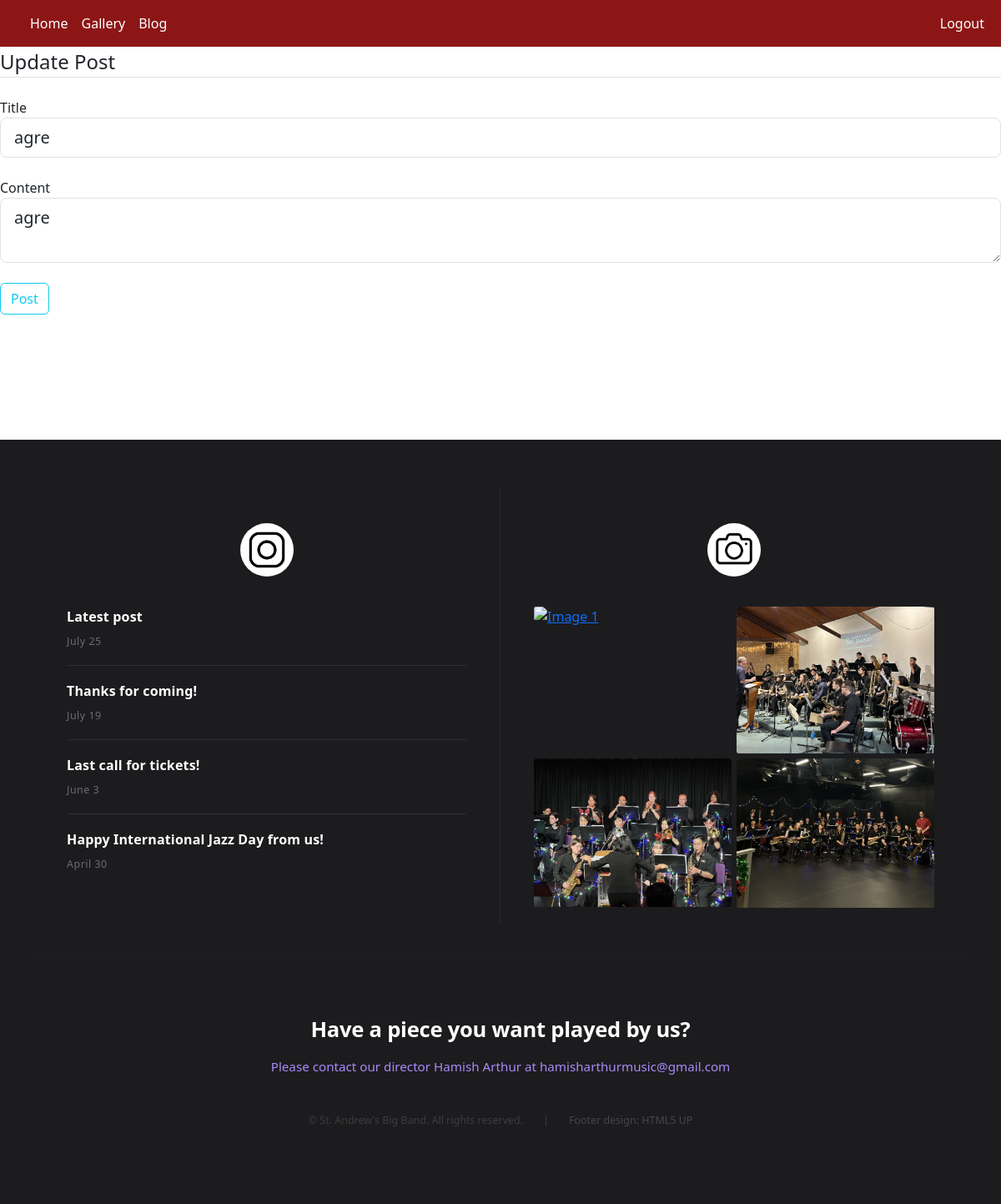
/update-post/5 (signed in), run on an earlier commit of the app's database.
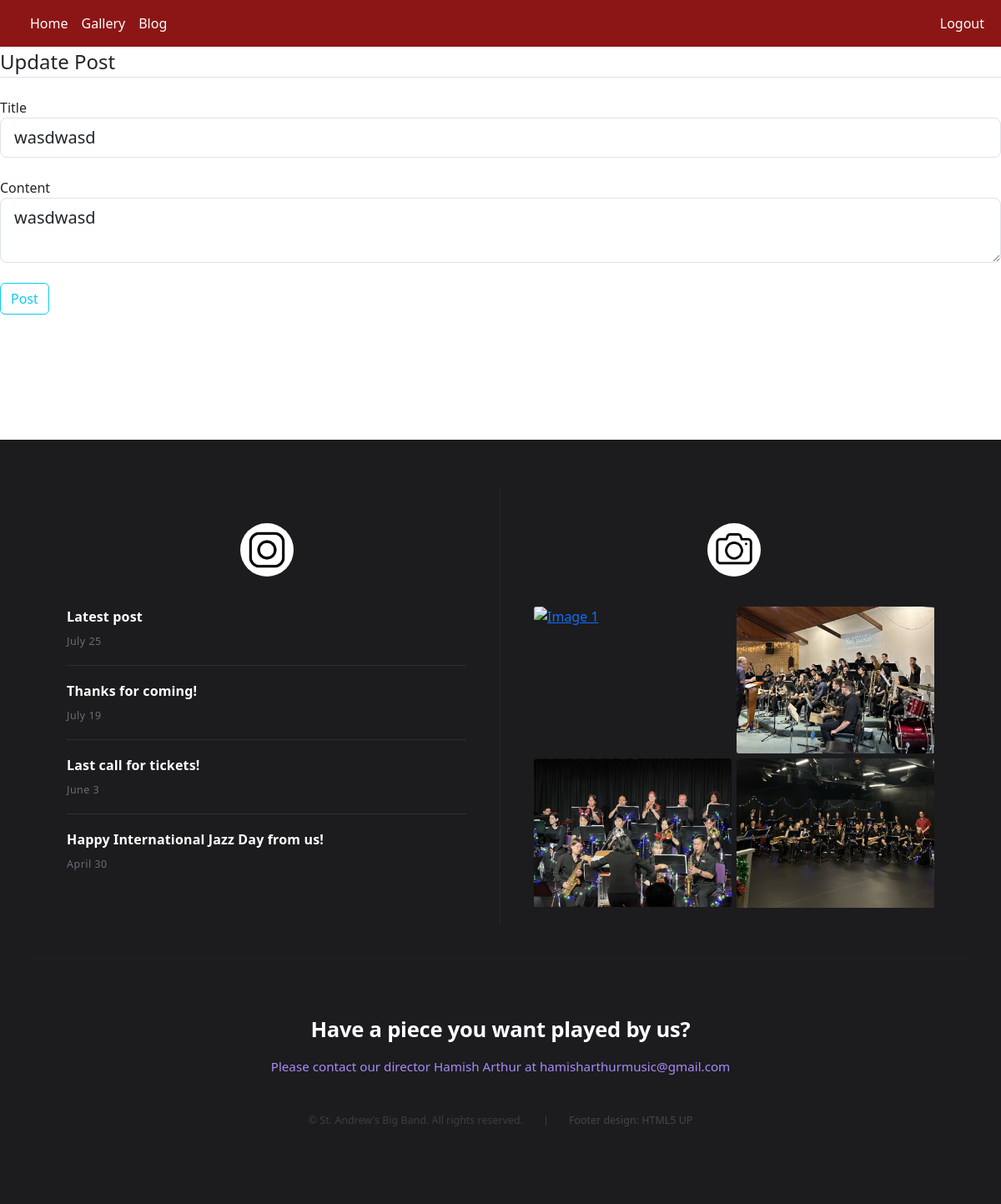
And on a later commit of the database.
### website/models.py (models this page shows)
class Post(db.Model):
    id = db.Column(db.Integer, primary_key=True)
    title = db.Column(db.String(150), unique=False)
    content = db.Column(db.Text, nullable=False)
    date_created = db.Column(db.DateTime(timezone=True), default=func.now())
    author = db.Column(db.Integer, db.ForeignKey('user.id', ondelete='CASCADE'), nullable=False)
    comments = db.relationship('Comment', backref='post', cascade="all, delete-orphan")
    likes = db.relationship('Like', backref='post', cascade="all, delete-orphan")

### website/views.py (the view)
@views.route("/update-post/<id>", methods=["GET", "POST"])
@login_required
def update_post(id):
    post = Post.query.filter_by(id=id).first()
    if post.author != current_user.id:
        flash("You cannot edit this post!", category="error")
    form = PostForm()
    if form.validate_on_submit():
        post.title = form.title.data
        post.content = form.content.data
        db.session.commit()
        flash("Post updated", category="success")
        page = request.args.get('page', 1, type=int)
        posts = Post.query.order_by(Post.date_created.desc()).paginate(page=page, per_page=4)
        return render_template("blog.html", user=current_user, posts=posts)
    elif request.method == "GET":
        form.title.data = post.title
        form.content.data = post.content
    return render_template("update_post.html", form=form, user=current_user, posts=post)

### website/forms.py
class PostForm(FlaskForm):
    title = StringField('Title', validators=[DataRequired()])
    content = TextAreaField('Content', validators=[DataRequired()])
    submit = SubmitField('Post')

### website/__init__.py (called while the page is built)
def create_app():
    app = Flask(__name__)
    app.config["SECRET_KEY"] = "n5ks8XA1noJaGNP8hqTq0l29"
    app.config["SQLALCHEMY_DATABASE_URI"] = f"sqlite:///{DB_NAME}"
    db.init_app(app)
    from .views import views
    from .auth import auth
    app.register_blueprint(views, url_prefix="/")
    app.register_blueprint(auth, url_prefix="/")
    from .models import User
    with app.app_context():
        db.create_all()
    login_manager = LoginManager()
    login_manager.login_view = "auth.login"
    login_manager.init_app(app)
    @login_manager.user_loader
    def load_user(id):
        return User.query.get(int(id))
    return app

### website/templates/update_post.html (shortened to what this page needs)
{% extends "template.html" %} {% block title %} Update Post {% endblock %}
{% block content %}
<div class="content-section">
    <form method="POST" action="">
        <fieldset class="form-group">
            <legend class="border-bottom mb-4">Update Post</legend>
            <div class="form-group">
                {{ form.title.label(class="form-control-label") }}
                {% if form.title.errors %}
                    {{ form.title(class="form-control form-control-lg is-invalid") }}
                    <div class="invalid-feedback">
                        {% for error in form.title.errors %}
                            <span>{{ error }}</span>
                        {% endfor %}
                    </div>
                {% else %}
                    {{ form.title(class="form-control form-control-lg") }}
                {% endif %}
            </div>
        </fieldset>
        <br/>
        <fieldset class="form-group">
            <div class="form-group">
                {{ form.content.label(class="form-control-label") }}
                {% if form.content.errors %}
                    {{ form.content(class="form-control form-control-lg is-invalid") }}
                    <div class="invalid-feedback">
                        {% for error in form.content.errors %}
                            <span>{{ error }}</span>
                        {% endfor %}
                    </div>
                {% else %}
                    {{ form.content(class="form-control form-control-lg") }}
                {% endif %}
            </div>
        </fieldset>
        <br/>
            <div class="form-group">
                {{ form.submit(class="btn btn-outline-info") }}
            </div>
    </form>
</div>
{% endblock %}

What changed in the data, as far as the page shows it:
changed Post: title "agre" → "wasdwasd"; content "agre" → "wasdwasd"
